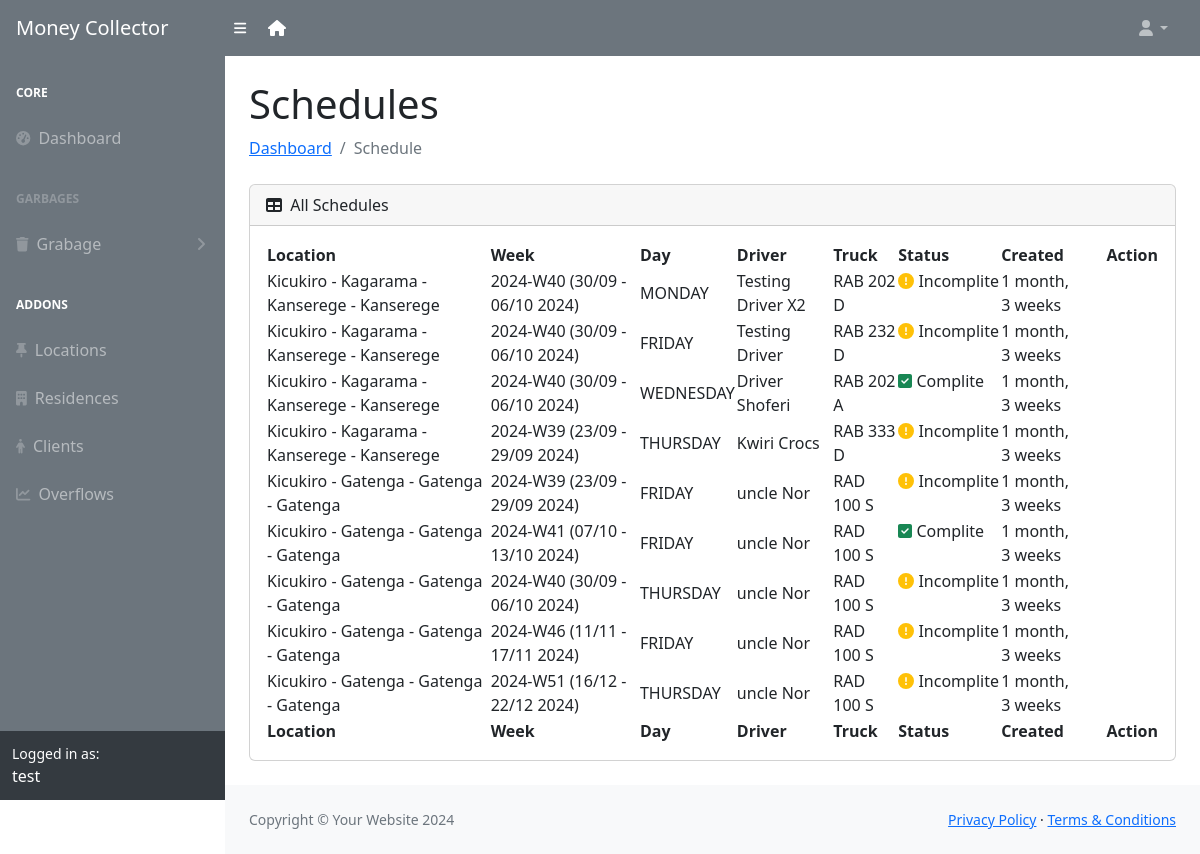
The page /schedule/ (signed in) on the database as committed earlier.
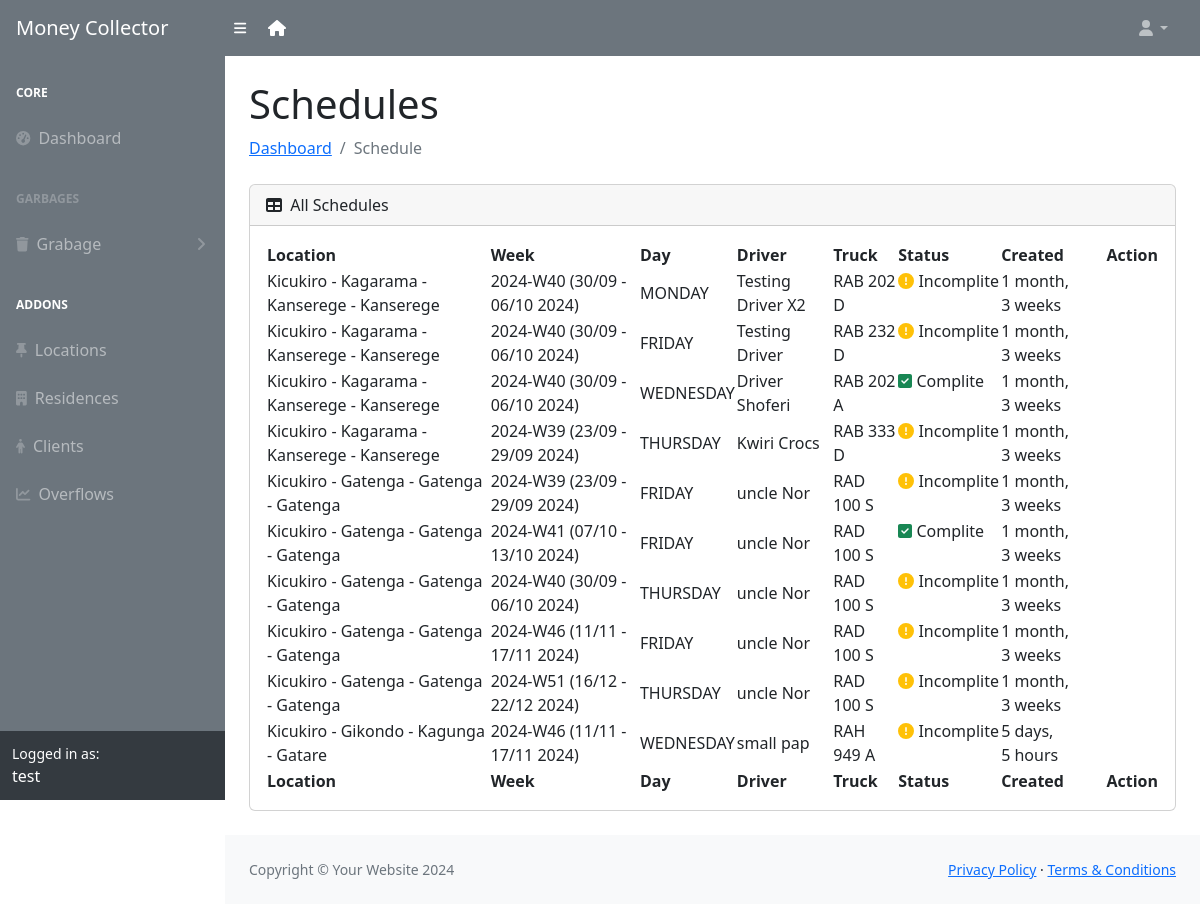
The same page on the database as committed later.
### app/models.py (models this page shows, shortened)
class Schedule(models.Model):
    week = models.CharField(max_length=8)
    day = models.CharField(max_length=20, choices=[('MONDAY', 'Monday'),('TUESDAY', 'Tuesday'),('WEDNESDAY', 'Wednesday'),('THURSDAY', 'Thursday'),('FRIDAY', 'Friday'),('SATURDAY', 'Saturday'),('SUNDAY', 'Sunday'), ],)
    location = models.ForeignKey(Location, on_delete=models.PROTECT)
    driver = models.CharField(max_length=254)
    plate = models.CharField(validators=[plate_regex], max_length=9)
    status = models.BooleanField(default=0)
    created_at = models.DateTimeField(auto_now_add=True)
    def get_week_dates(self):
        year, week = self.week.split('-W')
        first_day_of_week = datetime.datetime.strptime(f'{year}-W{week}-1', "%Y-W%W-%w")
        start_date = first_day_of_week
        end_date = start_date + datetime.timedelta(days=6)
        return f"{start_date.strftime('%d/%m')} - {end_date.strftime('%d/%m')} {start_date.year}"

class Location(models.Model):
    district = models.ForeignKey(District, on_delete=models.SET_NULL, null=True, blank=True)
    sector = models.ForeignKey(Sector, on_delete=models.SET_NULL, null=True, blank=True)
    cell = models.ForeignKey(Cell, on_delete=models.SET_NULL, null=True, blank=True)
    village = models.ForeignKey(Village, on_delete=models.SET_NULL, null=True, blank=True)
    created_at = models.DateTimeField(auto_now_add=True)
    class Meta:
        constraints = [UniqueConstraint(fields=['district', 'sector', 'cell', 'village'], name='unique_location_combination')]
        ordering = ["created_at"]
    def __str__(self):
        return f"{self.district} - {self.sector} - {self.cell} - {self.village}"

class District(models.Model):
    name = models.CharField(max_length=40)
    def __str__(self):
        return self.name

class Sector(models.Model):
    district = models.ForeignKey(District, on_delete=models.CASCADE)
    name = models.CharField(max_length=40)
    def __str__(self):
        return self.name

class Cell(models.Model):
    district = models.ForeignKey(District, on_delete=models.CASCADE)
    sector = models.ForeignKey(Sector, on_delete=models.CASCADE)
    name = models.CharField(max_length=40)
    def __str__(self):
        return self.name

class Village(models.Model):
    district = models.ForeignKey(District, on_delete=models.CASCADE)
    sector = models.ForeignKey(Sector, on_delete=models.CASCADE)
    cell = models.ForeignKey(Cell, on_delete=models.CASCADE)
    name = models.CharField(max_length=40)
    def __str__(self):
        return self.name

### app/views.py (the view)
# urls.py: path('schedule/', views.schedule, name="schedule"),
@role_required(['ADMIN', 'MCOLLECTOR'])
def schedule(request):
    schedules = Schedule.objects.all()
    if request.method == 'POST':
        form = ScheduleForm(request.POST)
        if form.is_valid():
            schedule = form.save()
            messages.success(request, f"{schedule} Collection Scheduled")
            form = ScheduleForm()
        else:
            messages.error(request, f"{form.errors}")
    else:
        form = ScheduleForm()
    context = {'form': form, 'schedules': schedules}
    return render(request, 'adminn/schedule.html', context)

### app/views.py (called while the page is built)
def role_required(allowed_roles):
    def decorator(view_func):
        @wraps(view_func)
        def _wrapped_view(request, *args, **kwargs):
            if request.user.is_authenticated and request.user.role in allowed_roles:
                return view_func(request, *args, **kwargs)
            return redirect('403')
        return _wrapped_view
    return decorator

### app/templates/app/adminn/schedule.html (shortened to what this page needs)
{% load static %}
{% if request.user.role == "ADMIN" %}
    {% include 'adminn/includes/header.html' %}
{% else %}
    {% include 'mcollector/includes/header.html' %}
{% endif %}
            <div id="layoutSidenav_content">
                <main>
                    <div class="container-fluid px-4">
                        <h1 class="mt-4">Schedules</h1>
                        <ol class="breadcrumb mb-4">
                            <li class="breadcrumb-item"><a href="{% url 'admin-home' %}">Dashboard</a></li>
                            <li class="breadcrumb-item active">Schedule</li>
                        </ol>
                        <div class="card mb-4">
                            <div class="card-header">
                                <i class="fas fa-table me-1"></i>
                                All Schedules
                            </div>
                            <div class="card-body">
                              <table id="datatablesSimple">
                                <thead>
                                    <tr>
                                        <th>Location</th>
                                        <th>Week</th>
                                        <th>Day</th>
                                        <th>Driver</th>
                                        <th>Truck</th>
                                        <th>Status</th>
                                        <th>Created</th>
                                        <th>Action</th>
                                    </tr>
                                </thead>
                                <tfoot>
                                    <tr>
                                        <th>Location</th>
                                        <th>Week</th>
                                        <th>Day</th>
                                        <th>Driver</th>
                                        <th>Truck</th>
                                        <th>Status</th>
                                        <th>Created</th>
                                        <th>Action</th>
                                    </tr>
                                </tfoot>
                                <tbody>
                                    {% for schedule in schedules %}
                                    <tr>
                                        <td>{{ schedule.location }}</td>
                                        <td>{{ schedule.week }} ({{ schedule.get_week_dates }})</td>
                                        <td>{{ schedule.day }}</td>
                                        <td>{{ schedule.driver }}</td>
                                        <td>{{ schedule.plate }}</td>
                                        <td>{%  if schedule.status %}
                                                <i class="fa fa-check-square text-success"></i> Complite &nbsp; &nbsp;
                                            {% else %}
                                                <i class="fa fa-exclamation-circle text-warning"></i> Incomplite &nbsp; &nbsp;
                                            {% endif %}
                                        </td>
                                        <td>{{ schedule.created_at | timesince  }}</td>
                                        {%  if not schedule.status and request.user.role == "ADMIN" %}
                                            <td>
                                                &nbsp; &nbsp; &nbsp;<a href="{% url 'edit-schedule' schedule.id %}"><i class="fa fa-pen"></i></a>
                                            </td>
                                        {% else %}
                                            <td></td>
                                        {% endif %}
                                    </tr>
                                    {% endfor %}
                                </tbody>
                              </table>
                              </div>
                          </div>
                    </div>
                </main>
{% include 'adminn/includes/footer.html' %}

Rows that differ between the two databases and show on the page:
added Schedule: location "Kicukiro - Gikondo - Kagunga - Gatare", week "2024-W46", get_week_dates "11/11 - 17/11 2024", day "WEDNESDAY", driver "small pap", plate "RAH 949 A", status False (drawn), created_at "5 days, 5 hours"
